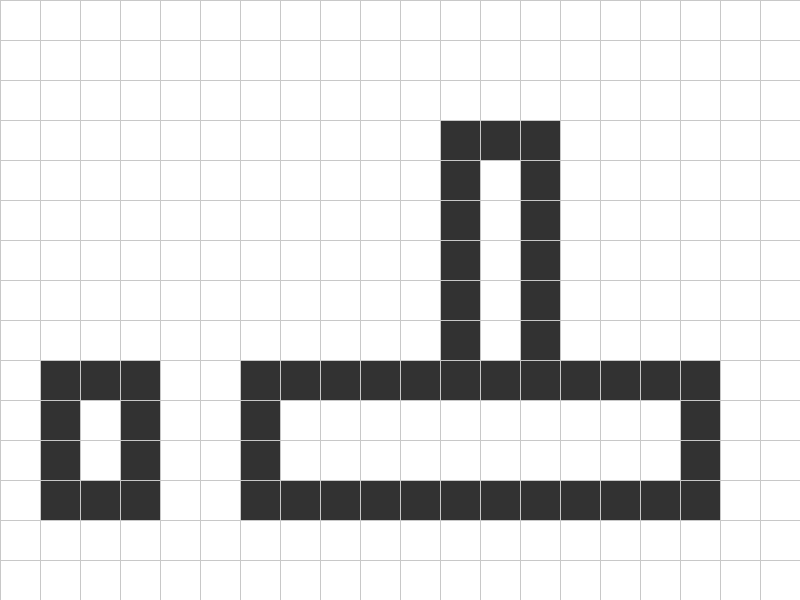
Frame 1 (no input)
Frame 60 (the mouse pressed at the canvas centre just before this capture): identical to frame 1, image omitted
Frame 120 (the mouse held since frame 60 and released just before this capture): identical to frame 1, image omitted

The Processing sketch that drew this single still picture (run headless with seeded random() and noise(); from frame 60 on, the mouse is pressed at the canvas centre):

// Processing sketch: EsplorazioneGriglia
// ── EsplorazioneGriglia.pde
public enum Cella {
  Libera,
  Muro,
  Esplorata
}

int cols, rows;
int cellSize = 40;
Cella[][] grid;

void setup() {
  size(800, 600);
  
  // calcoliamo il numero di colonne e righe in base alla dimensione della finestra
  cols = width / cellSize;
  rows = height / cellSize;
  
  // inizializziamo la griglia
  grid = new Cella[cols][rows];
  
  // riempiamo la griglia di celle libere
  for (int i = 0; i < cols; i++) {
    for (int j = 0; j < rows; j++) {
      grid[i][j] = Cella.Libera; 
    }
  }
  
  // aggiungiamo dei muri (3 rettangoli casuali)
  randomRect(); randomRect(); randomRect();
}

void randomRect() {
  int x = (int)(Math.random() * cols * 0.75);
  int xw = 3 + (int)(Math.random() * (cols - x - 4));
  int y = (int)(Math.random() * rows * 0.75);
  int yw = 3 + (int)(Math.random() * (rows - y - 4));
  
  for (int i = x; i < x+xw; i++) {
    grid[i][y] = Cella.Muro; 
    grid[i][y+yw-1] = Cella.Muro;
  } 
  for (int j = y; j < y+yw; j++) {
    grid[x][j] = Cella.Muro; 
    grid[x+xw-1][j] = Cella.Muro;
  }
}

void draw() {
  background(255);
  
  for (int i = 0; i < cols; i++) {
    for (int j = 0; j < rows; j++) {
      int x = i * cellSize;
      int y = j * cellSize;
      
      if (grid[i][j] == Cella.Muro) {
        fill(50); // grigio scuro
      } 
      else if (grid[i][j] == Cella.Esplorata) {
        fill(0, 200, 0); // verde
      } else if (grid[i][j] == Cella.Libera) {
        fill(255); // bianco
      }
      
      stroke(200); // colore dei bordi della griglia
      rect(x, y, cellSize, cellSize);
    }
  }
}

class Punto {
  public int x, y;
  
  public Punto(int x, int y) {
    this.x = x; this.y = y;
  }
  
  public ArrayList<Punto> vicinato() {
    ArrayList<Punto> vicini = new ArrayList<>();
    if (x+1 < cols) vicini.add(new Punto(x+1, y));
    if (x-1 >= 0) vicini.add(new Punto(x-1, y));
    if (y+1 < rows) vicini.add(new Punto(x, y+1));
    if (y-1 >= 0) vicini.add(new Punto(x, y-1));
    return vicini;
  }
}

void mousePressed(MouseEvent e) {
  // segna come 'esplorate' tutte le celle raggiungibili partendo da quella cliccata
  int i = mouseX / cellSize;
  int j = mouseY / cellSize;

  ArrayList<Punto> daEsplorare = new ArrayList<>();
  daEsplorare.add(new Punto(i, j));
  
  while (daEsplorare.size() > 0) {
    Punto p = daEsplorare.remove(0);
    if (grid[p.x][p.y] == Cella.Libera) {
      grid[p.x][p.y] = Cella.Esplorata;
      for (Punto v : p.vicinato()) daEsplorare.add(v);
    }
  }
}
